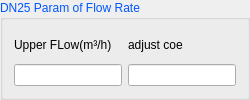
         <widget class="QGroupBox" name="gBox_DN25_Flow_2">
          <property name="palette">
           <palette>
            <active>
             <colorrole role="WindowText">
              <brush brushstyle="SolidPattern">
               <color alpha="255">
                <red>0</red>
                <green>85</green>
                <blue>255</blue>
               </color>
              </brush>
             </colorrole>
            </active>
            <inactive>
             <colorrole role="WindowText">
              <brush brushstyle="SolidPattern">
               <color alpha="255">
                <red>0</red>
                <green>85</green>
                <blue>255</blue>
               </color>
              </brush>
             </colorrole>
            </inactive>
            <disabled>
             <colorrole role="WindowText">
              <brush brushstyle="SolidPattern">
               <color alpha="255">
                <red>120</red>
                <green>120</green>
                <blue>120</blue>
               </color>
              </brush>
             </colorrole>
            </disabled>
           </palette>
          </property>
          <property name="title">
           <string>DN25 Param of Flow Rate</string>
          </property>
          <layout class="QHBoxLayout" name="horizontalLayout_10">
           <item>
            <layout class="QVBoxLayout" name="verticalLayout_17">
             <item>
              <widget class="QLabel" name="label_30">
               <property name="minimumSize">
                <size>
                 <width>90</width>
                 <height>25</height>
                </size>
               </property>
               <property name="maximumSize">
                <size>
                 <width>16777215</width>
                 <height>40</height>
                </size>
               </property>
               <property name="palette">
                <palette>
                 <active>
                  <colorrole role="WindowText">
                   <brush brushstyle="SolidPattern">
                    <color alpha="255">
                     <red>0</red>
                     <green>0</green>
                     <blue>0</blue>
                    </color>
                   </brush>
                  </colorrole>
                 </active>
                 <inactive>
                  <colorrole role="WindowText">
                   <brush brushstyle="SolidPattern">
                    <color alpha="255">
                     <red>0</red>
                     <green>0</green>
                     <blue>0</blue>
                    </color>
                   </brush>
                  </colorrole>
                 </inactive>
                 <disabled>
                  <colorrole role="WindowText">
                   <brush brushstyle="SolidPattern">
                    <color alpha="255">
                     <red>120</red>
                     <green>120</green>
                     <blue>120</blue>
                    </color>
                   </brush>
                  </colorrole>
                 </disabled>
                </palette>
               </property>
               <property name="text">
                <string>Upper FLow(m³/h)</string>
               </property>
              </widget>
             </item>
             <item>
              <widget class="QLineEdit" name="lineEdit_DN25_UpperFlow"/>
             </item>
            </layout>
           </item>
           <item>
            <layout class="QVBoxLayout" name="verticalLayout_18">
             <item>
              <widget class="QLabel" name="label_31">
               <property name="minimumSize">
                <size>
                 <width>55</width>
                 <height>25</height>
                </size>
               </property>
               <property name="palette">
                <palette>
                 <active>
                  <colorrole role="WindowText">
                   <brush brushstyle="SolidPattern">
                    <color alpha="255">
                     <red>0</red>
                     <green>0</green>
                     <blue>0</blue>
                    </color>
                   </brush>
                  </colorrole>
                 </active>
                 <inactive>
                  <colorrole role="WindowText">
                   <brush brushstyle="SolidPattern">
                    <color alpha="255">
                     <red>0</red>
                     <green>0</green>
                     <blue>0</blue>
                    </color>
                   </brush>
                  </colorrole>
                 </inactive>
                 <disabled>
                  <colorrole role="WindowText">
                   <brush brushstyle="SolidPattern">
                    <color alpha="255">
                     <red>120</red>
                     <green>120</green>
                     <blue>120</blue>
                    </color>
                   </brush>
                  </colorrole>
                 </disabled>
                </palette>
               </property>
               <property name="text">
                <string>adjust coe</string>
               </property>
              </widget>
             </item>
             <item>
              <widget class="QLineEdit" name="lineEdit_DN25_adjust"/>
             </item>
            </layout>
           </item>
          </layout>
         </widget>
